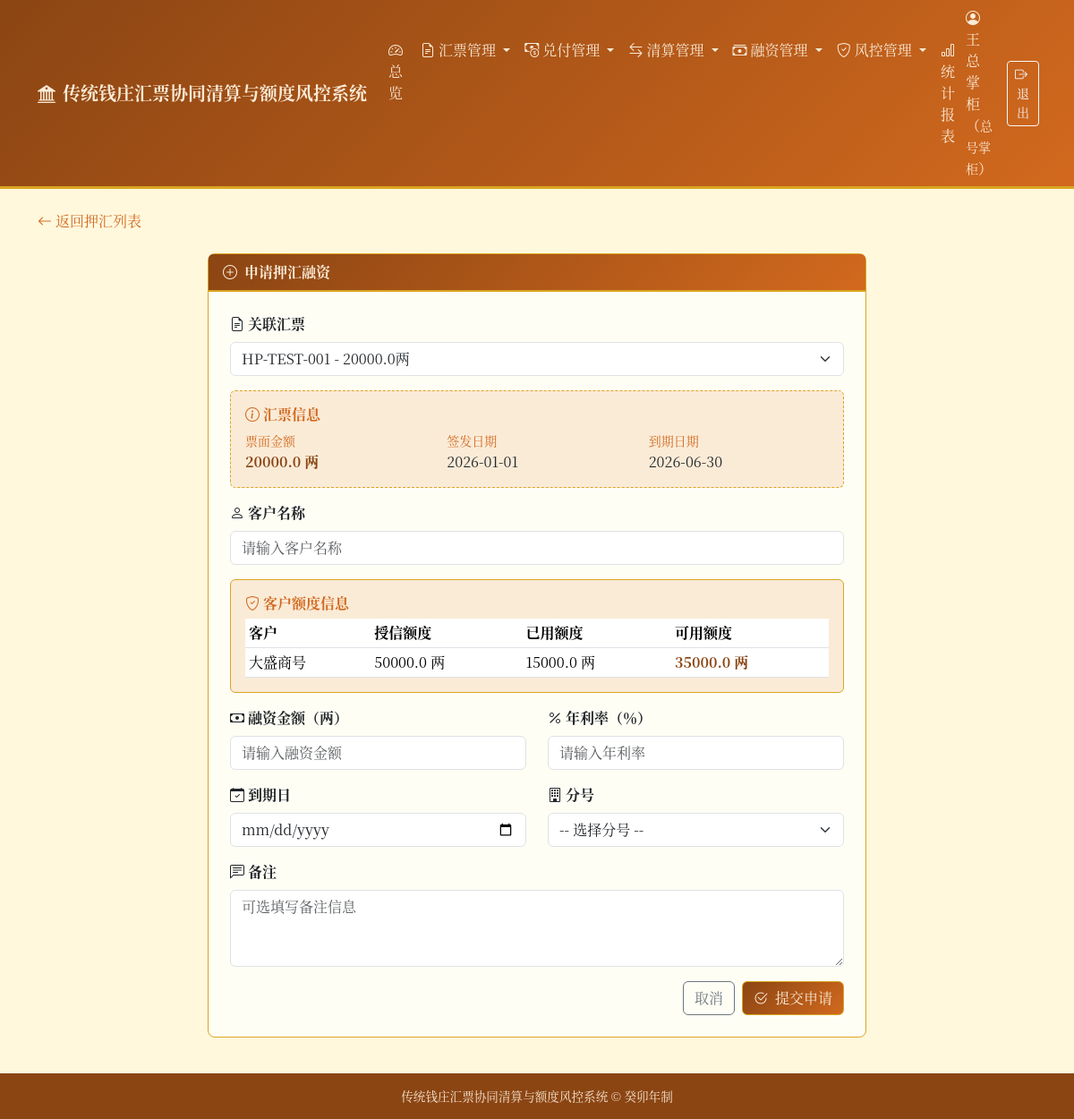
Page /finance/loans/apply?bill_id=1 (signed in) on the committed database.
### tables this page shows
CREATE TABLE bills (
        id INTEGER PRIMARY KEY AUTOINCREMENT,
        bill_no TEXT UNIQUE NOT NULL,
        amount REAL NOT NULL CHECK(amount > 0),
        issuer_id INTEGER NOT NULL,
        issue_branch_id INTEGER,
        payee TEXT NOT NULL,
        issue_date TEXT NOT NULL,
        due_date TEXT,
        status TEXT NOT NULL DEFAULT '有效' CHECK(status IN (
            '有效', '已兑付', '已作废', '挂失', '冻结'
        )),
        remark TEXT,
        FOREIGN KEY (issuer_id) REFERENCES users(id),
        FOREIGN KEY (issue_branch_id) REFERENCES branches(id)
    );

CREATE TABLE customer_credits (
        id INTEGER PRIMARY KEY AUTOINCREMENT,
        customer_name TEXT NOT NULL,
        customer_type TEXT NOT NULL CHECK(customer_type IN ('商号', '个人', '官府')),
        credit_limit REAL NOT NULL DEFAULT 0 CHECK(credit_limit >= 0),
        used_limit REAL NOT NULL DEFAULT 0 CHECK(used_limit >= 0),
        rate_annual REAL NOT NULL DEFAULT 0 CHECK(rate_annual >= 0),
        status TEXT NOT NULL DEFAULT '生效' CHECK(status IN ('生效', '冻结', '注销')),
        branch_id INTEGER,
        remark TEXT,
        created_at TEXT NOT NULL,
        updated_at TEXT,
        FOREIGN KEY (branch_id) REFERENCES branches(id)
    );

### main.py (the view)
@app.get("/finance/loans/apply", response_class=HTMLResponse)
def finance_loan_apply_page(request: Request, bill_id: Optional[int] = None, user=Depends(auth_dep)):
    if user["role"] not in OPERATOR_ROLES:
        raise HTTPException(status_code=403, detail="仅经办人或掌柜可申请押汇")
    conn = get_db()
    cursor = conn.cursor()
    cursor.execute("SELECT * FROM bills WHERE status = '有效' ORDER BY id DESC")
    bills = [dict(row) for row in cursor.fetchall()]
    cursor.execute("SELECT * FROM customer_credits WHERE status = '生效' ORDER BY id")
    credits = [dict(row) for row in cursor.fetchall()]
    cursor.execute("SELECT * FROM branches WHERE status = '营业中' ORDER BY id")
    branches = [dict(row) for row in cursor.fetchall()]
    selected_bill = None
    if bill_id:
        cursor.execute("SELECT * FROM bills WHERE id = ?", (bill_id,))
        row = cursor.fetchone()
        if row:
            selected_bill = dict(row)
    conn.close()
    return templates.TemplateResponse(
        "finance_loan_apply.html",
        {"request": request, "user": user, "bills": bills, "credits": credits, "branches": branches, "selected_bill": selected_bill},
    )

### templates/finance_loan_apply.html (shortened to what this page needs)
{% extends "base.html" %}
{% block content %}
<div class="mb-4">
    <a href="/finance/loans" class="text-decoration-none" style="color: var(--qz-secondary);">
        <i class="bi bi-arrow-left me-1"></i>返回押汇列表
    </a>
</div>
<div class="row justify-content-center">
    <div class="col-lg-8">
        <div class="card card-qz">
            <div class="card-header">
                <i class="bi bi-plus-circle me-2"></i>申请押汇融资
            </div>
            <div class="card-body p-4">
                <form method="post" action="/finance/loans/apply">
                    <div class="mb-3">
                        <label for="bill_id" class="form-label fw-bold">
                            <i class="bi bi-file-earmark-text me-1"></i>关联汇票
                        </label>
                        <select class="form-select" id="bill_id" name="bill_id" required>
                            {% for b in bills %}
                            <option value="{{ b.id }}" {% if (selected_bill and selected_bill.id == b.id) or (form and form.bill_id|string == b.id|string) %}selected{% endif %}>
                                {{ b.bill_no }} - {{ b.amount }}两
                            </option>
                            {% endfor %}
                        </select>
                    </div>
                    {% if selected_bill %}
                    <div class="mb-3 p-3 rounded" style="background: var(--qz-light); border: 1px dashed var(--qz-accent);">
                        <h6 class="fw-bold mb-2" style="color: var(--qz-secondary);">
                            <i class="bi bi-info-circle me-1"></i>汇票信息
                        </h6>
                        <div class="row">
                            <div class="col-md-4">
                                <small style="color: var(--qz-secondary);">票面金额</small>
                                <div class="fw-bold" style="color: var(--qz-primary);">{{ selected_bill.amount }} 两</div>
                            </div>
                            <div class="col-md-4">
                                <small style="color: var(--qz-secondary);">签发日期</small>
                                <div>{{ selected_bill.issue_date }}</div>
                            </div>
                            <div class="col-md-4">
                                <small style="color: var(--qz-secondary);">到期日期</small>
                                <div>{{ selected_bill.due_date or '未指定' }}</div>
                            </div>
                        </div>
                    </div>
                    {% endif %}
                    <div class="mb-3">
                        <label for="customer_name" class="form-label fw-bold">
                            <i class="bi bi-person me-1"></i>客户名称
                        </label>
                        <input type="text" class="form-control" id="customer_name" name="customer_name"
                               value="{{ form.customer_name if form else '' }}" required
                               list="customer_list" placeholder="请输入客户名称">
                    </div>
                    {% if credits %}
                    <div class="mb-3">
                        <div class="p-3 rounded" style="background: var(--qz-light); border: 1px solid var(--qz-accent);">
                            <h6 class="fw-bold mb-2" style="color: var(--qz-secondary);">
                                <i class="bi bi-shield-check me-1"></i>客户额度信息
                            </h6>
                            <div class="table-responsive">
                                <table class="table table-sm table-hover mb-0">
                                    <thead style="background-color: var(--qz-light);">
                                        <tr>
                                            <th>客户</th>
                                            <th>授信额度</th>
                                            <th>已用额度</th>
                                            <th>可用额度</th>
                                        </tr>
                                    </thead>
                                    <tbody>
                                        {% for c in credits %}
                                        <tr>
                                            <td>{{ c.customer_name }}</td>
                                            <td>{{ c.credit_limit }} 两</td>
                                            <td>{{ c.used_limit }} 两</td>
                                            <td class="fw-bold" style="color: var(--qz-primary);">{{ c.credit_limit - c.used_limit }} 两</td>
                                        </tr>
                                        {% endfor %}
                                    </tbody>
                                </table>
                            </div>
                        </div>
                    </div>
                    {% endif %}
                    <div class="row">
                        <div class="col-md-6 mb-3">
                            <label for="loan_amount" class="form-label fw-bold">
                                <i class="bi bi-cash me-1"></i>融资金额（两）
                            </label>
                            <input type="number" class="form-control" id="loan_amount" name="loan_amount"
                                   value="{{ form.loan_amount if form else '' }}" step="0.01" min="0.01" required
                                   placeholder="请输入融资金额">
                        </div>
                        <div class="col-md-6 mb-3">
                            <label for="rate_annual" class="form-label fw-bold">
                                <i class="bi bi-percent me-1"></i>年利率（％）
                            </label>
                            <input type="number" class="form-control" id="rate_annual" name="rate_annual"
                                   value="{{ form.rate_annual if form else '' }}" step="0.01" min="0" required
                                   placeholder="请输入年利率">
                        </div>
                    </div>
                    <div class="row">
                        <div class="col-md-6 mb-3">
                            <label for="due_date" class="form-label fw-bold">
                                <i class="bi bi-calendar-check me-1"></i>到期日
                            </label>
                            <input type="date" class="form-control" id="due_date" name="due_date"
                                   value="{{ form.due_date if form else '' }}" required>
                        </div>
                        <div class="col-md-6 mb-3">
                            <label for="branch_id" class="form-label fw-bold">
                                <i class="bi bi-building me-1"></i>分号
                            </label>
                            <select class="form-select" id="branch_id" name="branch_id" required>
                                <option value="">-- 选择分号 --</option>
                            </select>
                        </div>
                    </div>
                    <div class="mb-3">
                        <label for="remark" class="form-label fw-bold">
                            <i class="bi bi-chat-left-text me-1"></i>备注
                        </label>
                        <textarea class="form-control" id="remark" name="remark" rows="3"
                                  placeholder="可选填写备注信息">{{ form.remark if form else '' }}</textarea>
                    </div>
                    <div class="d-grid gap-2 d-md-flex justify-content-md-end">
                        <a href="/finance/loans" class="btn btn-outline-secondary">取消</a>
                        <button type="submit" class="btn btn-qz">
                            <i class="bi bi-check2-circle me-2"></i>提交申请
                        </button>
                    </div>
                </form>
            </div>
        </div>
    </div>
</div>
{% endblock %}

### templates/base.html (style rules this page uses)
:root { --qz-primary: #8B4513; --qz-secondary: #D2691E; --qz-accent: #DAA520; --qz-bg: #FFF8DC; --qz-dark: #3E2723; --qz-light: #FAEBD7; }
body { background-color: var(--qz-bg); font-family: "Songti SC", "SimSun", "Noto Serif CJK SC", serif; color: var(--qz-dark); }
.card-qz { border: 1px solid var(--qz-accent); border-radius: 8px; background: #FFFEF5; }
.card-qz .card-header { background: linear-gradient(135deg, var(--qz-primary), var(--qz-secondary)); color: var(--qz-light); border-bottom: 2px solid var(--qz-accent); font-weight: bold; }
.btn-qz { background: linear-gradient(135deg, var(--qz-primary), var(--qz-secondary)); color: var(--qz-light); border: 1px solid var(--qz-accent); }

### rows in the picture
bills: amount "20000.0", issue_date "2026-01-01", due_date "2026-06-30"
customer_credits: customer_name "大盛商号", credit_limit "50000.0", used_limit "15000.0", c.credit_limit-c.used_limit "35000.0"

### other values in the picture
{{ user.real_name }} "王总掌柜"
{{ user.role }} "总号掌柜"
form field bill_id "HP-TEST-001 - 20000.0两"
